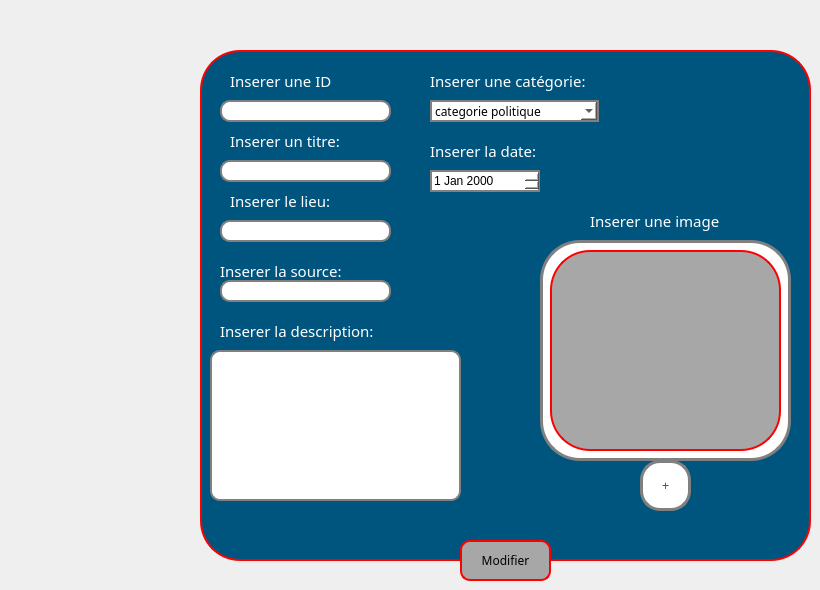
     <widget class="QWidget" name="tab">
      <attribute name="icon">
       <iconset>
        <normaloff>:/ressources/icons8-modifier-100.png</normaloff>:/ressources/icons8-modifier-100.png</iconset>
      </attribute>
      <attribute name="title">
       <string>Modifier</string>
      </attribute>
      <widget class="QFrame" name="frame_12">
       <property name="geometry">
        <rect>
         <x>200</x>
         <y>50</y>
         <width>611</width>
         <height>511</height>
        </rect>
       </property>
       <property name="focusPolicy">
        <enum>Qt::NoFocus</enum>
       </property>
       <property name="styleSheet">
        <string notr="true">border-radius: 40px;
background-color: rgb(0, 85, 127);
color: rgb(255, 255, 255);

border: 2px solid red;
</string>
       </property>
       <property name="frameShape">
        <enum>QFrame::StyledPanel</enum>
       </property>
       <property name="frameShadow">
        <enum>QFrame::Plain</enum>
       </property>
       <property name="lineWidth">
        <number>8</number>
       </property>
       <property name="midLineWidth">
        <number>6</number>
       </property>
       <widget class="QLabel" name="label_22">
        <property name="geometry">
         <rect>
          <x>30</x>
          <y>80</y>
          <width>141</width>
          <height>21</height>
         </rect>
        </property>
        <property name="font">
         <font>
          <family>Arial Rounded MT Bold</family>
          <pointsize>11</pointsize>
         </font>
        </property>
        <property name="styleSheet">
         <string notr="true">

border: 0px solid gray;</string>
        </property>
        <property name="text">
         <string>Inserer un titre:</string>
        </property>
        <property name="scaledContents">
         <bool>false</bool>
        </property>
       </widget>
       <widget class="QLineEdit" name="le_id_2">
        <property name="geometry">
         <rect>
          <x>20</x>
          <y>50</y>
          <width>171</width>
          <height>22</height>
         </rect>
        </property>
        <property name="autoFillBackground">
         <bool>false</bool>
        </property>
        <property name="styleSheet">
         <string notr="true">background-color: rgb(255, 255, 255);
border-radius: 10px;
border: 2px solid gray;
color: rgb(0, 0, 0);</string>
        </property>
        <property name="text">
         <string/>
        </property>
       </widget>
       <widget class="QLabel" name="label_23">
        <property name="geometry">
         <rect>
          <x>230</x>
          <y>90</y>
          <width>131</width>
          <height>21</height>
         </rect>
        </property>
        <property name="font">
         <font>
          <family>Arial Rounded MT Bold</family>
          <pointsize>11</pointsize>
         </font>
        </property>
        <property name="styleSheet">
         <string notr="true">

border: 0px solid gray;</string>
        </property>
        <property name="text">
         <string>Inserer la date:</string>
        </property>
        <property name="scaledContents">
         <bool>false</bool>
        </property>
       </widget>
       <widget class="QLabel" name="label_24">
        <property name="geometry">
         <rect>
          <x>30</x>
          <y>140</y>
          <width>131</width>
          <height>21</height>
         </rect>
        </property>
        <property name="font">
         <font>
          <family>Arial Rounded MT Bold</family>
          <pointsize>11</pointsize>
         </font>
        </property>
        <property name="styleSheet">
         <string notr="true">

border: 0px solid gray;</string>
        </property>
        <property name="text">
         <string>Inserer le lieu:</string>
        </property>
        <property name="scaledContents">
         <bool>false</bool>
        </property>
       </widget>
       <widget class="QLineEdit" name="le_lieu_2">
        <property name="geometry">
         <rect>
          <x>20</x>
          <y>170</y>
          <width>171</width>
          <height>22</height>
         </rect>
        </property>
        <property name="styleSheet">
         <string notr="true">background-color: rgb(255, 255, 255);
border-radius: 10px;
border: 2px solid gray;
color: rgb(0, 0, 0);</string>
        </property>
       </widget>
       <widget class="QLabel" name="label_25">
        <property name="geometry">
         <rect>
          <x>20</x>
          <y>210</y>
          <width>161</width>
          <height>21</height>
         </rect>
        </property>
        <property name="font">
         <font>
          <family>Arial Rounded MT Bold</family>
          <pointsize>11</pointsize>
         </font>
        </property>
        <property name="styleSheet">
         <string notr="true">

border: 0px solid gray;</string>
        </property>
        <property name="text">
         <string>Inserer la source:</string>
        </property>
        <property name="scaledContents">
         <bool>false</bool>
        </property>
       </widget>
       <widget class="QLineEdit" name="le_source_2">
        <property name="geometry">
         <rect>
          <x>20</x>
          <y>230</y>
          <width>171</width>
          <height>22</height>
         </rect>
        </property>
        <property name="styleSheet">
         <string notr="true">background-color: rgb(255, 255, 255);
border-radius: 10px;
border: 2px solid gray;
color: rgb(0, 0, 0);</string>
        </property>
       </widget>
       <widget class="QLabel" name="label_26">
        <property name="geometry">
         <rect>
          <x>20</x>
          <y>270</y>
          <width>201</width>
          <height>21</height>
         </rect>
        </property>
        <property name="font">
         <font>
          <family>Arial Rounded MT Bold</family>
          <pointsize>11</pointsize>
         </font>
        </property>
        <property name="styleSheet">
         <string notr="true">

border: 0px solid gray;</string>
        </property>
        <property name="text">
         <string>Inserer la description:</string>
        </property>
        <property name="scaledContents">
         <bool>false</bool>
        </property>
       </widget>
       <widget class="QTextEdit" name="le_description_2">
        <property name="geometry">
         <rect>
          <x>10</x>
          <y>300</y>
          <width>251</width>
          <height>151</height>
         </rect>
        </property>
        <property name="styleSheet">
         <string notr="true">background-color: rgb(255, 255, 255);
border-radius: 10px;
border: 2px solid gray;
color: rgb(0, 0, 0);</string>
        </property>
       </widget>
       <widget class="QLabel" name="label_27">
        <property name="geometry">
         <rect>
          <x>230</x>
          <y>20</y>
          <width>201</width>
          <height>21</height>
         </rect>
        </property>
        <property name="font">
         <font>
          <family>Arial Rounded MT Bold</family>
          <pointsize>11</pointsize>
         </font>
        </property>
        <property name="styleSheet">
         <string notr="true">

border: 0px solid gray;</string>
        </property>
        <property name="frameShape">
         <enum>QFrame::NoFrame</enum>
        </property>
        <property name="text">
         <string>Inserer une catégorie:</string>
        </property>
       </widget>
       <widget class="QComboBox" name="le_categorie_2">
        <property name="geometry">
         <rect>
          <x>230</x>
          <y>50</y>
          <width>169</width>
          <height>22</height>
         </rect>
        </property>
        <property name="font">
         <font>
          <family>Arial Rounded MT Bold</family>
         </font>
        </property>
        <property name="styleSheet">
         <string notr="true">border-radius: 0px;
color: rgb(0, 0, 0);
border: 2px solid gray;
background-color: rgb(255, 255, 255);</string>
        </property>
        <property name="editable">
         <bool>false</bool>
        </property>
        <item>
         <property name="text">
          <string>categorie politique</string>
         </property>
        </item>
        <item>
         <property name="text">
          <string>categorie sport</string>
         </property>
        </item>
        <item>
         <property name="text">
          <string>categorie meteo</string>
         </property>
        </item>
        <item>
         <property name="text">
          <string>categorie espace</string>
         </property>
        </item>
        <item>
         <property name="text">
          <string>categorie filmatographie</string>
         </property>
        </item>
        <item>
         <property name="text">
          <string>categorie technologique</string>
         </property>
        </item>
        <item>
         <property name="text">
          <string>categorie sante</string>
         </property>
        </item>
        <item>
         <property name="text">
          <string>categorie divers</string>
         </property>
        </item>
       </widget>
       <widget class="QGraphicsView" name="le_apercu_2">
        <property name="geometry">
         <rect>
          <x>340</x>
          <y>190</y>
          <width>251</width>
          <height>221</height>
         </rect>
        </property>
        <property name="autoFillBackground">
         <bool>false</bool>
        </property>
        <property name="styleSheet">
         <string notr="true">background-color: rgb(255, 255, 255);

border: 3px solid gray;
border-radius: 40px;
background: white;
</string>
        </property>
        <property name="frameShape">
         <enum>QFrame::StyledPanel</enum>
        </property>
        <property name="frameShadow">
         <enum>QFrame::Sunken</enum>
        </property>
        <property name="lineWidth">
         <number>3</number>
        </property>
        <property name="midLineWidth">
         <number>2</number>
        </property>
       </widget>
       <widget class="QPushButton" name="pushButton_11">
        <property name="geometry">
         <rect>
          <x>440</x>
          <y>410</y>
          <width>51</width>
          <height>51</height>
         </rect>
        </property>
        <property name="styleSheet">
         <string notr="true">background-color: rgb(255, 255, 255);
font: 30pt &quot;Impact&quot;;
color: rgb(255, 0, 4);


border: 3px solid gray;
border-radius: 20px;
background: white;
</string>
        </property>
        <property name="text">
         <string>+</string>
        </property>
        <property name="checkable">
         <bool>false</bool>
        </property>
        <property name="autoRepeat">
         <bool>false</bool>
        </property>
       </widget>
       <widget class="QLabel" name="label_28">
        <property name="geometry">
         <rect>
          <x>390</x>
          <y>160</y>
          <width>171</width>
          <height>21</height>
         </rect>
        </property>
        <property name="font">
         <font>
          <family>Arial Rounded MT Bold</family>
          <pointsize>11</pointsize>
          <weight>50</weight>
          <italic>false</italic>
          <bold>false</bold>
         </font>
        </property>
        <property name="styleSheet">
         <string notr="true">background-color: rgb(211, 211, 211);
background-color: rgb(0, 85, 127);

border: 0px solid gray;</string>
        </property>
        <property name="frameShape">
         <enum>QFrame::Panel</enum>
        </property>
        <property name="text">
         <string>Inserer une image</string>
        </property>
       </widget>
       <widget class="QLineEdit" name="le_titre_2">
        <property name="geometry">
         <rect>
          <x>20</x>
          <y>110</y>
          <width>171</width>
          <height>22</height>
         </rect>
        </property>
        <property name="autoFillBackground">
         <bool>false</bool>
        </property>
        <property name="styleSheet">
         <string notr="true">background-color: rgb(255, 255, 255);
border-radius: 10px;
border: 2px solid gray;
color: rgb(0, 0, 0);</string>
        </property>
        <property name="text">
         <string/>
        </property>
       </widget>
       <widget class="QLabel" name="label_29">
        <property name="geometry">
         <rect>
          <x>30</x>
          <y>20</y>
          <width>141</width>
          <height>21</height>
         </rect>
        </property>
        <property name="font">
         <font>
          <family>Arial Rounded MT Bold</family>
          <pointsize>11</pointsize>
         </font>
        </property>
        <property name="styleSheet">
         <string notr="true">

border: 0px solid gray;</string>
        </property>
        <property name="text">
         <string>Inserer une ID</string>
        </property>
        <property name="scaledContents">
         <bool>false</bool>
        </property>
       </widget>
       <widget class="QDateEdit" name="le_date_2">
        <property name="geometry">
         <rect>
          <x>230</x>
          <y>120</y>
          <width>110</width>
          <height>22</height>
         </rect>
        </property>
        <property name="styleSheet">
         <string notr="true">background-color: rgb(255, 255, 255);
color: rgb(0, 0, 0);

border: 2px solid gray;</string>
        </property>
       </widget>
       <widget class="QLabel" name="le_image_2">
        <property name="geometry">
         <rect>
          <x>350</x>
          <y>200</y>
          <width>231</width>
          <height>201</height>
         </rect>
        </property>
        <property name="styleSheet">
         <string notr="true">background-color:rgb(167, 167, 167);</string>
        </property>
        <property name="text">
         <string/>
        </property>
       </widget>
      </widget>
      <widget class="QPushButton" name="bouton_modif_2">
       <property name="geometry">
        <rect>
         <x>460</x>
         <y>540</y>
         <width>91</width>
         <height>41</height>
        </rect>
       </property>
       <property name="font">
        <font>
         <family>Arial Rounded MT Bold</family>
         <pointsize>-1</pointsize>
        </font>
       </property>
       <property name="styleSheet">
        <string notr="true">QPushButton {
background-color:rgb(167, 167, 167);
color: rgb(0, 0, 0);
border-radius: 10px;
/*border-width: 3px;*/
   /* border-color: #E80F88;
    border-style: solid;*/
border: 2px solid red;
   /* border-radius: 10;*/
   /* padding: 4px;*/
    font-size: 12px;
    padding-left: 5px;
    padding-right: 5px;

}


QPushButton:hover {
background-color: qlineargradient(spread:pad, x1:0, y1:0, x2:0, y2:1, stop:0 rgb(200, 200, 255), stop:1 rgb(200, 200, 255));
color: rgb(255, 255, 255);
 border-color: #AF0171;
}</string>
       </property>
       <property name="text">
        <string>Modifier</string>
       </property>
       <property name="icon">
        <iconset>
         <normaloff>../../ressources/icons8-modifier-100.png</normaloff>../../ressources/icons8-modifier-100.png</iconset>
       </property>
      </widget>
     </widget>
